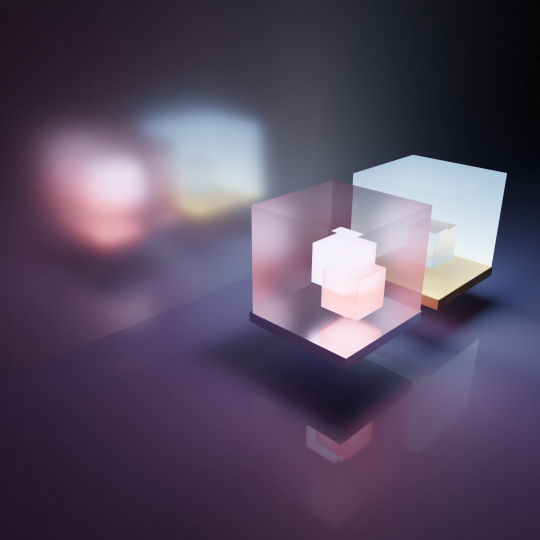
#> input picture L05_features_corners/light_cubes_sm.png, 540 x 540 px
$ jupyter execute L05B_harris_features_scale.ipynb   (older library calls are emulated)
#> lines starting #> are read from the running program, lines starting #| are printed output that depends on the picture
# L05B: Harris Corners

Now that you've learned about Harris Corners, you're going to implement them using the `light_cubes_sm.png` image I have provided.

1. Compute the gradient at each point in the image (using Sobel Filters)
2. Compute the H matrix (or at least the elements of it) from the elements of the gradient
3. Compute the scoring function (perhaps by computing the eigenvalues)
4. Find points with a large response (threshold f)
5. Find local maxima of f after thresholding

Where the Harris matrix $H$ is defined by

$$ H = \begin{bmatrix} A & B \\ B & C \end{bmatrix} = \sum_{(x, y) \in W} w_{x, y} \begin{bmatrix}
I_x^2 & I_x I_y \\ I_x I_y & I_y^2
\end{bmatrix} $$
and $I_x$ is the $x$-derivative of the image $I$, $I_y$ is the $y$-derivative of the image $I$ and $w$ is a weight matrix (start with a mean filter kernel $w_{x, y} = 1$, but in your programming assignment you will be asked to use Gaussian kernel). Use the Sobel filter to compute the image derivatives. You can use either definition of $f$ we introduced in class:

$$ f = min(\lambda_1, \lambda_2) $$
$$ f = \frac{\text{det}(H)}{\text{tr}(H)} $$

I have provided you with a local-maxima-finding function for you to use. (*Note*: I have tested it, but not extensively...)

[cell 1]
import numpy as np
import matplotlib.pyplot as plt
from PIL import Image
import scipy.ndimage
import scipy.ndimage.filters as filters

def load_image(filepath):
    """Loads an image into a numpy array.
    Note: image will have 3 color channels [r, g, b]."""
#> called with filepath = 'light_cubes_sm.png'
    img = Image.open(filepath)
#> img is the input picture: PIL image 540x540 RGB; mean R, G, B 87.4, 76, 96.9
    return (np.asarray(img).astype(np.float)/255)[:, :, :3]

def get_local_maxima(data, threshold):
    # See: https://stackoverflow.com/a/9113227/3672986
    neighborhood_size = 3

    data_region_max = filters.maximum_filter(data, neighborhood_size)
    maxima = (data == data_region_max)
    data_min = filters.minimum_filter(data, neighborhood_size)
    maxima[data < threshold] = 0

    labeled, num_objects = scipy.ndimage.label(maxima)
    slices = scipy.ndimage.find_objects(labeled)
    x, y = [], []
    for dy,dx in slices:
        x_center = int(round((dx.start + dx.stop - 1)/2))
        x.append(x_center)
        y_center = int(round((dy.start + dy.stop - 1)/2))
        y.append(y_center)

    return np.array(list(zip(x, y)))

# Some example code for maxima-finding
signal = np.random.rand(50, 50)
fig = plt.figure(figsize=(8, 8), dpi=100)
plt.imshow(signal, cmap='gray')
points = get_local_maxima(signal, threshold=0.95)
plt.plot(points[:, 0], points[:, 1], 'ro')
plt.title("Example of maxima detection")

image = load_image("light_cubes_sm.png")[:, :, 0]
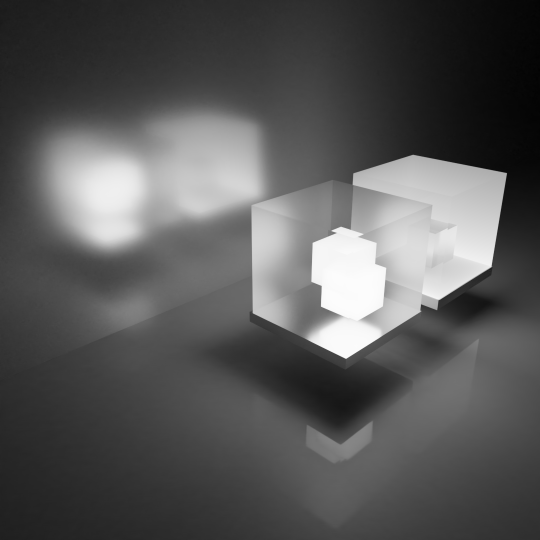
#> image: shape (540, 540) float64; min 0.00784, max 0.988, mean 0.343
plt.figure(dpi=150)
plt.imshow(image)
plt.title("Demo image for Harris Detection")
plt.show()
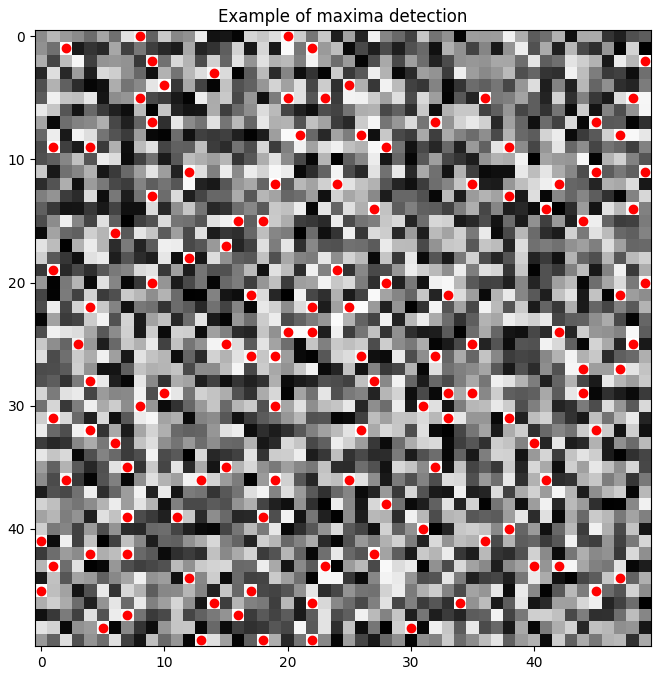
#> figure drawn by matplotlib, 1 panel

# TASK: Now try implementing the Harris detector (one
# step at a time)!
# You may find copying your x- and y-derivative
# implementations from your programming assignment
# helpful here.

None
